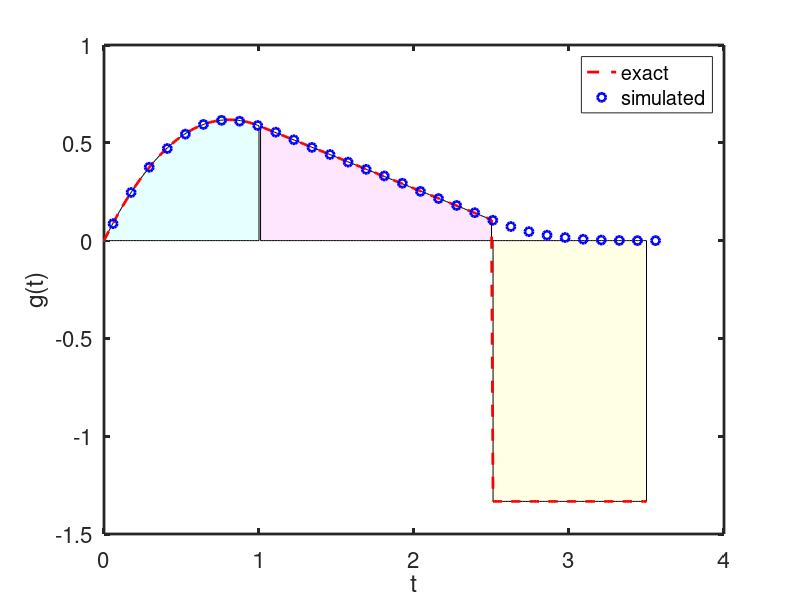

Reproduce this figure in MATLAB. (Note: this script raises an error after producing the figure.)
%
% Test proposed PDF for the Manhattan distances on a rectangle
%
%    
%         
%
%
clear;

a = 1;
b = 2.5;
parameters = [a, b];
s = [0 a+b];
t = s(1):0.01:s(2);
suffix = 'eps';
device = '-depsc';

k1 = find(t<=a);
k2 = find(t>a & t<=b);
k3 = find(t>b & t<=a+b);
t1 = t(k1);
t2 = t(k2);
t3 = t(k3);
temp = @(t) (4/(a*b)) * t  -  (2*(b+a)/(a^2*b^2)) * t.^2  +  (2/(3*a^2*b^2)) * t.^3; 
g(k1) = temp(t1);
% g1_a =( 4/b - 2*(b-a)/b^2 - 4*a/(3*b^2) );
g1_a =( (6*b+2*a)/(3*b^2) );
g(k2) = g1_a  - (2/b^2)*t2;
g(k3) = g1_a  - (2/b^2)*t3 - temp(t3-b); 
g2_b = 2/a - (4*b)/(3*a^2)
g(k3) = g2_b;  

M = 1000000;
problem = 1;
x1 = b*rand(M,1);
y1 = a*rand(M,1);
x2 = b*rand(M,1);
y2 = a*rand(M,1);
d = abs(x1-x2) + abs(y1-y2);
N = 30;
ds = diff(s)/N;
ts = s(1):ds:s(2);
n = histc(d, ts);
prob = (n/M) / ds;
est_means(problem+1) = mean(d);
est_var(problem+1) = var(d);

figure(problem+1)
hold off
p1 = plot(0,0);
hold on
fill([t1, fliplr(t1)], [g(k1),zeros(size(k1))], [0.9,1,1]);
fill([t2, fliplr(t2)], [g(k2),zeros(size(k2))], [1,0.9,1]);
fill([t3, fliplr(t3)], [g(k3),zeros(size(k3))], [1,1,0.9]);
p1 = plot(t, g, 'r--', 'linewidth', 2);
p2 = plot(ts+ds/2, prob, 'bo', 'linewidth', 2);

set(gca, 'linewidth', 2);
set(gca, 'fontsize', 16);
legend([p1 p2], 'exact', 'simulated');
xlabel('t');
ylabel('g(t)');
filename = sprintf('Plots/LinePicking_test_sim_rect_manhattan.%s', suffix);
print(device,filename);
fprintf('printed to %s\n', filename);
title('rect-manhattan-line picking density');




% symbolic calculation
syms a b s t f
f  = 4*( (1-t/b)*s + (1/b-1/a+t/(a*b))*s^2/2 - s^3/(3*a*b))/(a*b);
expand(subs(f, s, t))
expand(subs(f, s, a))

